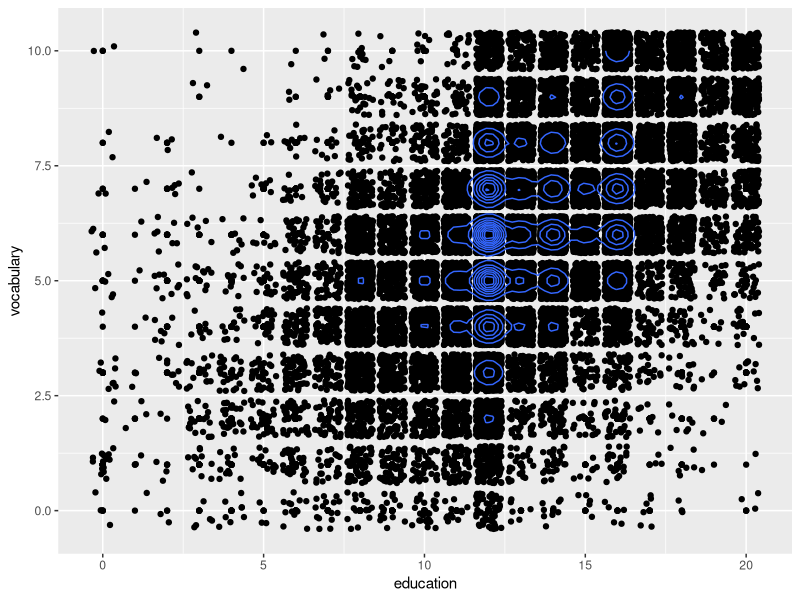

Write the R code that produced this figure.
## ---- chunk 1
library('tidyverse')
vocab <- read.csv('vocab.csv', header = TRUE)
## ---- chunk 2
ggplot(vocab, aes(x=education, y=vocabulary)) + geom_point() + geom_jitter() + geom_density2d() 
## ---- chunk 3
cor(vocab$education, vocab$vocabulary)
## ---- chunk 4
cor.test(vocab$education, vocab$vocabulary)
## ---- chunk 5
twentySixteen <- filter(vocab, year == 2016)
sampleMean <- mean(twentySixteen$education)
## ---- chunk 6
t.test(vocab$education, mu=sampleMean)
